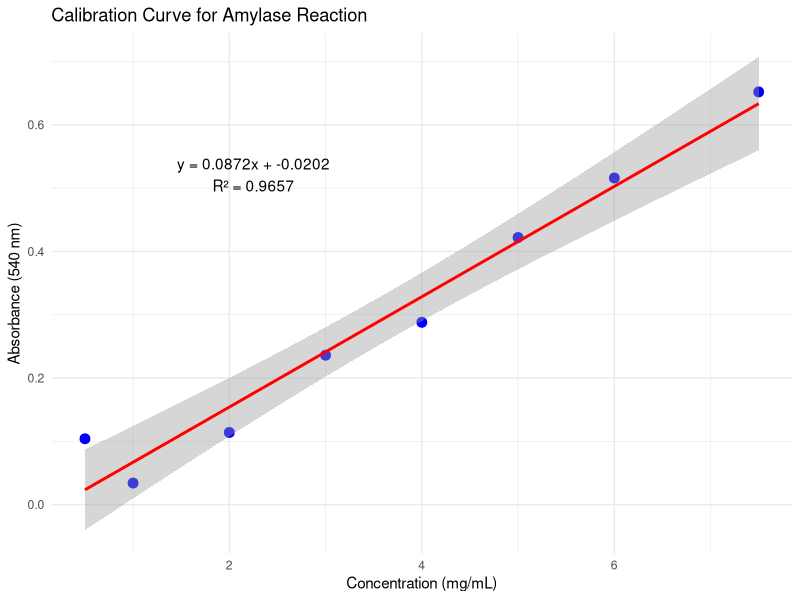

This figure's R source:
# Install and load required packages
if (!require(ggplot2)) install.packages("ggplot2")
library(ggplot2)

# Create data frame with concentration and absorbance values
concentration <- c(0.5, 1.0, 2.0, 3.0, 4.0, 5.0, 6.0, 7.5)  # From substrate concentration in first table
absorbance <- c(0.104, 0.034, 0.114, 0.236, 0.288, 0.422, 0.516, 0.652)  # From second table, excluding blank

# Create the data frame
data <- data.frame(
  Concentration = concentration,
  Absorbance = absorbance
)

# Fit linear regression model
model <- lm(Absorbance ~ Concentration, data = data)

# Get R-squared value and equation coefficients
r_squared <- summary(model)$r.squared
intercept <- coef(model)[1]
slope <- coef(model)[2]

# Create calibration curve plot
calibration_plot <- ggplot(data, aes(x = Concentration, y = Absorbance)) +
  geom_point(color = "blue", size = 3) +
  geom_smooth(method = "lm", color = "red", se = TRUE) +
  labs(
    title = "Calibration Curve for Amylase Reaction",
    x = "Concentration (mg/mL)",
    y = "Absorbance (540 nm)"
  ) +
  theme_minimal() +
  annotate(
    "text",
    x = max(concentration) * 0.3,
    y = max(absorbance) * 0.8,
    label = sprintf("y = %.4fx + %.4f\nR² = %.4f", slope, intercept, r_squared)
  )

# Print summary statistics
print(summary(model))

# Display the plot
print(calibration_plot)

# Create results table
results <- data.frame(
  "Concentration (mg/mL)" = concentration,
  "Absorbance (540 nm)" = absorbance,
  "Predicted_Absorbance" = predict(model)
)

# Print results table
print(results)
